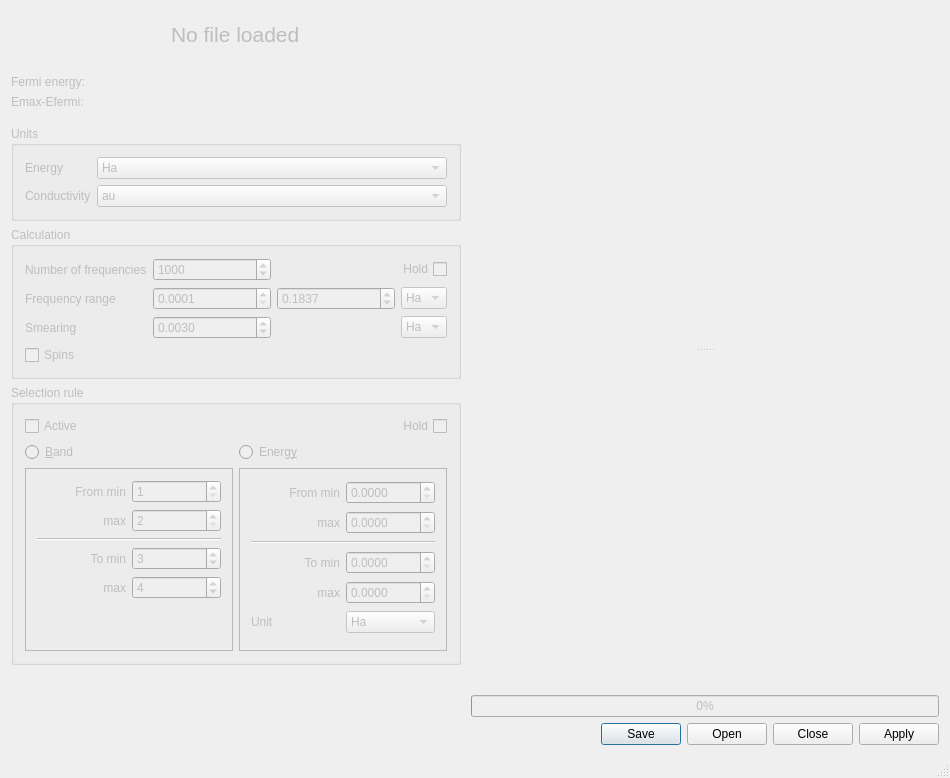
<?xml version="1.0" encoding="UTF-8"?>
<ui version="4.0">
 <class>QConducti</class>
 <widget class="QMainWindow" name="QConducti">
  <property name="geometry">
   <rect>
    <x>0</x>
    <y>0</y>
    <width>950</width>
    <height>778</height>
   </rect>
  </property>
  <property name="acceptDrops">
   <bool>true</bool>
  </property>
  <property name="windowTitle">
   <string>qConducti</string>
  </property>
  <property name="windowIcon">
   <iconset resource="translations.qrc">
    <normaloff>:/translations/logo.svg</normaloff>:/translations/logo.svg</iconset>
  </property>
  <widget class="QWidget" name="centralWidget">
   <layout class="QHBoxLayout" name="horizontalLayout">
    <item>
     <widget class="QWidget" name="leftFrame" native="true">
      <property name="enabled">
       <bool>false</bool>
      </property>
      <property name="sizePolicy">
       <sizepolicy hsizetype="Preferred" vsizetype="Preferred">
        <horstretch>0</horstretch>
        <verstretch>0</verstretch>
       </sizepolicy>
      </property>
      <property name="minimumSize">
       <size>
        <width>450</width>
        <height>0</height>
       </size>
      </property>
      <property name="maximumSize">
       <size>
        <width>450</width>
        <height>16777215</height>
       </size>
      </property>
      <layout class="QVBoxLayout" name="verticalLayout_2">
       <property name="leftMargin">
        <number>0</number>
       </property>
       <property name="topMargin">
        <number>0</number>
       </property>
       <property name="rightMargin">
        <number>0</number>
       </property>
       <property name="bottomMargin">
        <number>0</number>
       </property>
       <item>
        <widget class="QWidget" name="widget_3" native="true">
         <property name="sizePolicy">
          <sizepolicy hsizetype="Preferred" vsizetype="Fixed">
           <horstretch>0</horstretch>
           <verstretch>0</verstretch>
          </sizepolicy>
         </property>
         <layout class="QHBoxLayout" name="horizontalLayout_2">
          <item>
           <widget class="QLabel" name="filename">
            <property name="sizePolicy">
             <sizepolicy hsizetype="Fixed" vsizetype="Fixed">
              <horstretch>0</horstretch>
              <verstretch>0</verstretch>
             </sizepolicy>
            </property>
            <property name="font">
             <font>
              <pointsize>16</pointsize>
             </font>
            </property>
            <property name="text">
             <string>No file loaded</string>
            </property>
           </widget>
          </item>
         </layout>
        </widget>
       </item>
       <item>
        <widget class="QWidget" name="widget_2" native="true">
         <property name="sizePolicy">
          <sizepolicy hsizetype="Preferred" vsizetype="Fixed">
           <horstretch>0</horstretch>
           <verstretch>0</verstretch>
          </sizepolicy>
         </property>
         <layout class="QGridLayout" name="gridLayout_3">
          <property name="leftMargin">
           <number>0</number>
          </property>
          <property name="rightMargin">
           <number>0</number>
          </property>
          <item row="1" column="1">
           <widget class="QLabel" name="fermi">
            <property name="sizePolicy">
             <sizepolicy hsizetype="Expanding" vsizetype="Preferred">
              <horstretch>0</horstretch>
              <verstretch>0</verstretch>
             </sizepolicy>
            </property>
            <property name="text">
             <string/>
            </property>
           </widget>
          </item>
          <item row="1" column="0">
           <widget class="QLabel" name="fermiLabel">
            <property name="sizePolicy">
             <sizepolicy hsizetype="Minimum" vsizetype="Preferred">
              <horstretch>0</horstretch>
              <verstretch>0</verstretch>
             </sizepolicy>
            </property>
            <property name="frameShadow">
             <enum>QFrame::Plain</enum>
            </property>
            <property name="text">
             <string>Fermi energy:</string>
            </property>
           </widget>
          </item>
          <item row="2" column="0">
           <widget class="QLabel" name="omegaMaxLabel">
            <property name="sizePolicy">
             <sizepolicy hsizetype="Minimum" vsizetype="Preferred">
              <horstretch>0</horstretch>
              <verstretch>0</verstretch>
             </sizepolicy>
            </property>
            <property name="text">
             <string>Emax-Efermi:</string>
            </property>
           </widget>
          </item>
          <item row="2" column="1">
           <widget class="QLabel" name="omegaMax">
            <property name="sizePolicy">
             <sizepolicy hsizetype="Expanding" vsizetype="Preferred">
              <horstretch>0</horstretch>
              <verstretch>0</verstretch>
             </sizepolicy>
            </property>
            <property name="text">
             <string/>
            </property>
           </widget>
          </item>
         </layout>
        </widget>
       </item>
       <item>
        <widget class="QGroupBox" name="units">
         <property name="title">
          <string>Units</string>
         </property>
         <layout class="QFormLayout" name="formLayout">
          <item row="0" column="0">
           <widget class="QLabel" name="energyLabel">
            <property name="text">
             <string>Energy</string>
            </property>
           </widget>
          </item>
          <item row="1" column="0">
           <widget class="QLabel" name="conductiLabel">
            <property name="text">
             <string>Conductivity</string>
            </property>
           </widget>
          </item>
          <item row="0" column="1">
           <widget class="QComboBox" name="energyCombo">
            <item>
             <property name="text">
              <string>Ha</string>
             </property>
            </item>
            <item>
             <property name="text">
              <string>eV</string>
             </property>
            </item>
           </widget>
          </item>
          <item row="1" column="1">
           <widget class="QComboBox" name="conductiCombo">
            <item>
             <property name="text">
              <string>au</string>
             </property>
            </item>
            <item>
             <property name="text">
              <string>Ohm-1.cm-1</string>
             </property>
            </item>
           </widget>
          </item>
         </layout>
        </widget>
       </item>
       <item>
        <widget class="QGroupBox" name="calculation">
         <property name="sizePolicy">
          <sizepolicy hsizetype="Preferred" vsizetype="Preferred">
           <horstretch>0</horstretch>
           <verstretch>0</verstretch>
          </sizepolicy>
         </property>
         <property name="title">
          <string>Calculation</string>
         </property>
         <layout class="QGridLayout" name="gridLayout">
          <item row="1" column="1">
           <widget class="QDoubleSpinBox" name="omin">
            <property name="sizePolicy">
             <sizepolicy hsizetype="Preferred" vsizetype="Fixed">
              <horstretch>0</horstretch>
              <verstretch>0</verstretch>
             </sizepolicy>
            </property>
            <property name="decimals">
             <number>4</number>
            </property>
            <property name="minimum">
             <double>0.000100000000000</double>
            </property>
            <property name="maximum">
             <double>1836.000000000000000</double>
            </property>
            <property name="singleStep">
             <double>0.010000000000000</double>
            </property>
            <property name="value">
             <double>0.000100000000000</double>
            </property>
           </widget>
          </item>
          <item row="0" column="0">
           <widget class="QLabel" name="nomegaLabel">
            <property name="text">
             <string>Number of frequencies</string>
            </property>
           </widget>
          </item>
          <item row="1" column="2">
           <widget class="QDoubleSpinBox" name="omax">
            <property name="sizePolicy">
             <sizepolicy hsizetype="Preferred" vsizetype="Fixed">
              <horstretch>0</horstretch>
              <verstretch>0</verstretch>
             </sizepolicy>
            </property>
            <property name="decimals">
             <number>4</number>
            </property>
            <property name="minimum">
             <double>0.001000000000000</double>
            </property>
            <property name="maximum">
             <double>10.000000000000000</double>
            </property>
            <property name="singleStep">
             <double>0.100000000000000</double>
            </property>
            <property name="value">
             <double>0.183700000000000</double>
            </property>
           </widget>
          </item>
          <item row="2" column="0">
           <widget class="QLabel" name="smearinLabel">
            <property name="text">
             <string>Smearing</string>
            </property>
           </widget>
          </item>
          <item row="1" column="0">
           <widget class="QLabel" name="rangeLabel">
            <property name="text">
             <string>Frequency range</string>
            </property>
           </widget>
          </item>
          <item row="1" column="3">
           <widget class="QComboBox" name="rangeUnit">
            <property name="sizePolicy">
             <sizepolicy hsizetype="Fixed" vsizetype="Fixed">
              <horstretch>0</horstretch>
              <verstretch>0</verstretch>
             </sizepolicy>
            </property>
            <item>
             <property name="text">
              <string>Ha</string>
             </property>
            </item>
            <item>
             <property name="text">
              <string>eV</string>
             </property>
            </item>
           </widget>
          </item>
          <item row="2" column="1">
           <widget class="QDoubleSpinBox" name="smearing">
            <property name="sizePolicy">
             <sizepolicy hsizetype="Preferred" vsizetype="Fixed">
              <horstretch>0</horstretch>
              <verstretch>0</verstretch>
             </sizepolicy>
            </property>
            <property name="decimals">
             <number>4</number>
            </property>
            <property name="minimum">
             <double>0.000100000000000</double>
            </property>
            <property name="maximum">
             <double>1.000000000000000</double>
            </property>
            <property name="singleStep">
             <double>0.001000000000000</double>
            </property>
            <property name="value">
             <double>0.003000000000000</double>
            </property>
           </widget>
          </item>
          <item row="2" column="3">
           <widget class="QComboBox" name="smearingUnit">
            <property name="sizePolicy">
             <sizepolicy hsizetype="Fixed" vsizetype="Fixed">
              <horstretch>0</horstretch>
              <verstretch>0</verstretch>
             </sizepolicy>
            </property>
            <item>
             <property name="text">
              <string>Ha</string>
             </property>
            </item>
            <item>
             <property name="text">
              <string>eV</string>
             </property>
            </item>
           </widget>
          </item>
          <item row="0" column="1">
           <widget class="QDoubleSpinBox" name="nomega">
            <property name="sizePolicy">
             <sizepolicy hsizetype="Preferred" vsizetype="Fixed">
              <horstretch>0</horstretch>
              <verstretch>0</verstretch>
             </sizepolicy>
            </property>
            <property name="decimals">
             <number>0</number>
            </property>
            <property name="maximum">
             <double>5000.000000000000000</double>
            </property>
            <property name="value">
             <double>1000.000000000000000</double>
            </property>
           </widget>
          </item>
          <item row="0" column="2" colspan="2">
           <widget class="QCheckBox" name="holdSigma">
            <property name="layoutDirection">
             <enum>Qt::RightToLeft</enum>
            </property>
            <property name="text">
             <string>Hold</string>
            </property>
           </widget>
          </item>
          <item row="3" column="0">
           <widget class="QCheckBox" name="spinBox">
            <property name="enabled">
             <bool>false</bool>
            </property>
            <property name="text">
             <string>Spins</string>
            </property>
           </widget>
          </item>
         </layout>
        </widget>
       </item>
       <item>
        <widget class="QGroupBox" name="selection">
         <property name="title">
          <string>Selection rule</string>
         </property>
         <layout class="QGridLayout" name="gridLayout_2">
          <item row="2" column="1">
           <widget class="QFrame" name="energy">
            <property name="frameShape">
             <enum>QFrame::StyledPanel</enum>
            </property>
            <property name="frameShadow">
             <enum>QFrame::Raised</enum>
            </property>
            <layout class="QGridLayout" name="gridLayout_4">
             <item row="0" column="0">
              <widget class="QLabel" name="efminLabel">
               <property name="text">
                <string>From min</string>
               </property>
               <property name="alignment">
                <set>Qt::AlignRight|Qt::AlignTrailing|Qt::AlignVCenter</set>
               </property>
              </widget>
             </item>
             <item row="0" column="1">
              <widget class="QDoubleSpinBox" name="efmin">
               <property name="sizePolicy">
                <sizepolicy hsizetype="Preferred" vsizetype="Fixed">
                 <horstretch>0</horstretch>
                 <verstretch>0</verstretch>
                </sizepolicy>
               </property>
               <property name="decimals">
                <number>4</number>
               </property>
               <property name="singleStep">
                <double>0.001000000000000</double>
               </property>
              </widget>
             </item>
             <item row="1" column="0">
              <widget class="QLabel" name="efmaxLabel">
               <property name="sizePolicy">
                <sizepolicy hsizetype="Preferred" vsizetype="Preferred">
                 <horstretch>0</horstretch>
                 <verstretch>0</verstretch>
                </sizepolicy>
               </property>
               <property name="text">
                <string>max</string>
               </property>
               <property name="alignment">
                <set>Qt::AlignRight|Qt::AlignTrailing|Qt::AlignVCenter</set>
               </property>
              </widget>
             </item>
             <item row="1" column="1">
              <widget class="QDoubleSpinBox" name="efmax">
               <property name="sizePolicy">
                <sizepolicy hsizetype="Preferred" vsizetype="Fixed">
                 <horstretch>0</horstretch>
                 <verstretch>0</verstretch>
                </sizepolicy>
               </property>
               <property name="decimals">
                <number>4</number>
               </property>
               <property name="singleStep">
                <double>0.001000000000000</double>
               </property>
              </widget>
             </item>
             <item row="2" column="0" colspan="2">
              <widget class="Line" name="line">
               <property name="orientation">
                <enum>Qt::Horizontal</enum>
               </property>
              </widget>
             </item>
             <item row="3" column="0">
              <widget class="QLabel" name="etminLabel">
               <property name="text">
                <string>To min</string>
               </property>
               <property name="alignment">
                <set>Qt::AlignRight|Qt::AlignTrailing|Qt::AlignVCenter</set>
               </property>
              </widget>
             </item>
             <item row="3" column="1">
              <widget class="QDoubleSpinBox" name="etmin">
               <property name="sizePolicy">
                <sizepolicy hsizetype="Preferred" vsizetype="Fixed">
                 <horstretch>0</horstretch>
                 <verstretch>0</verstretch>
                </sizepolicy>
               </property>
               <property name="decimals">
                <number>4</number>
               </property>
               <property name="singleStep">
                <double>0.001000000000000</double>
               </property>
              </widget>
             </item>
             <item row="4" column="0">
              <widget class="QLabel" name="etmaxLabel">
               <property name="text">
                <string>max</string>
               </property>
               <property name="alignment">
                <set>Qt::AlignRight|Qt::AlignTrailing|Qt::AlignVCenter</set>
               </property>
              </widget>
             </item>
             <item row="4" column="1">
              <widget class="QDoubleSpinBox" name="etmax">
               <property name="sizePolicy">
                <sizepolicy hsizetype="Preferred" vsizetype="Fixed">
                 <horstretch>0</horstretch>
                 <verstretch>0</verstretch>
                </sizepolicy>
               </property>
               <property name="decimals">
                <number>4</number>
               </property>
               <property name="singleStep">
                <double>0.001000000000000</double>
               </property>
              </widget>
             </item>
             <item row="5" column="0">
              <widget class="QLabel" name="unitLabel">
               <property name="text">
                <string>Unit</string>
               </property>
              </widget>
             </item>
             <item row="5" column="1">
              <widget class="QComboBox" name="unit">
               <property name="sizePolicy">
                <sizepolicy hsizetype="Preferred" vsizetype="Fixed">
                 <horstretch>0</horstretch>
                 <verstretch>0</verstretch>
                </sizepolicy>
               </property>
               <item>
                <property name="text">
                 <string>Ha</string>
                </property>
               </item>
               <item>
                <property name="text">
                 <string>eV</string>
                </property>
               </item>
              </widget>
             </item>
            </layout>
           </widget>
          </item>
          <item row="1" column="0">
           <widget class="QRadioButton" name="bandButton">
            <property name="text">
             <string>&amp;Band</string>
            </property>
           </widget>
          </item>
          <item row="1" column="1">
           <widget class="QRadioButton" name="energyButton">
            <property name="text">
             <string>Energ&amp;y</string>
            </property>
           </widget>
          </item>
          <item row="0" column="0">
           <widget class="QCheckBox" name="selectionBox">
            <property name="text">
             <string>Active</string>
            </property>
           </widget>
          </item>
          <item row="0" column="1">
           <widget class="QCheckBox" name="holdSelection">
            <property name="enabled">
             <bool>false</bool>
            </property>
            <property name="layoutDirection">
             <enum>Qt::RightToLeft</enum>
            </property>
            <property name="text">
             <string>Hold</string>
            </property>
           </widget>
          </item>
          <item row="2" column="0">
           <widget class="QFrame" name="band">
            <property name="frameShape">
             <enum>QFrame::StyledPanel</enum>
            </property>
            <property name="frameShadow">
             <enum>QFrame::Raised</enum>
            </property>
            <layout class="QGridLayout" name="gridLayout_5">
             <item row="4" column="1">
              <widget class="QSpinBox" name="btmax">
               <property name="minimum">
                <number>2</number>
               </property>
               <property name="value">
                <number>4</number>
               </property>
              </widget>
             </item>
             <item row="3" column="0">
              <widget class="QLabel" name="btminLabel">
               <property name="text">
                <string>To min</string>
               </property>
               <property name="alignment">
                <set>Qt::AlignRight|Qt::AlignTrailing|Qt::AlignVCenter</set>
               </property>
              </widget>
             </item>
             <item row="4" column="0">
              <widget class="QLabel" name="btmaxLabel">
               <property name="text">
                <string>max</string>
               </property>
               <property name="alignment">
                <set>Qt::AlignRight|Qt::AlignTrailing|Qt::AlignVCenter</set>
               </property>
              </widget>
             </item>
             <item row="1" column="1">
              <widget class="QSpinBox" name="bfmax">
               <property name="minimum">
                <number>2</number>
               </property>
               <property name="value">
                <number>2</number>
               </property>
              </widget>
             </item>
             <item row="1" column="0">
              <widget class="QLabel" name="bfmaxLabel">
               <property name="text">
                <string>max</string>
               </property>
               <property name="alignment">
                <set>Qt::AlignRight|Qt::AlignTrailing|Qt::AlignVCenter</set>
               </property>
              </widget>
             </item>
             <item row="0" column="1">
              <widget class="QSpinBox" name="bfmin">
               <property name="minimum">
                <number>1</number>
               </property>
              </widget>
             </item>
             <item row="3" column="1">
              <widget class="QSpinBox" name="btmin">
               <property name="minimum">
                <number>1</number>
               </property>
               <property name="value">
                <number>3</number>
               </property>
              </widget>
             </item>
             <item row="2" column="0" colspan="2">
              <widget class="Line" name="line_2">
               <property name="orientation">
                <enum>Qt::Horizontal</enum>
               </property>
              </widget>
             </item>
             <item row="0" column="0">
              <widget class="QLabel" name="bfminLabel">
               <property name="text">
                <string>From min</string>
               </property>
               <property name="alignment">
                <set>Qt::AlignRight|Qt::AlignTrailing|Qt::AlignVCenter</set>
               </property>
              </widget>
             </item>
             <item row="5" column="1">
              <spacer name="verticalSpacer_2">
               <property name="orientation">
                <enum>Qt::Vertical</enum>
               </property>
               <property name="sizeHint" stdset="0">
                <size>
                 <width>20</width>
                 <height>40</height>
                </size>
               </property>
              </spacer>
             </item>
            </layout>
           </widget>
          </item>
         </layout>
        </widget>
       </item>
       <item>
        <spacer name="verticalSpacer">
         <property name="orientation">
          <enum>Qt::Vertical</enum>
         </property>
         <property name="sizeHint" stdset="0">
          <size>
           <width>20</width>
           <height>40</height>
          </size>
         </property>
        </spacer>
       </item>
      </layout>
     </widget>
    </item>
    <item>
     <widget class="QWidget" name="rightFrame" native="true">
      <property name="sizePolicy">
       <sizepolicy hsizetype="Expanding" vsizetype="Preferred">
        <horstretch>0</horstretch>
        <verstretch>0</verstretch>
       </sizepolicy>
      </property>
      <property name="minimumSize">
       <size>
        <width>450</width>
        <height>0</height>
       </size>
      </property>
      <layout class="QVBoxLayout" name="verticalLayout">
       <property name="leftMargin">
        <number>4</number>
       </property>
       <property name="topMargin">
        <number>0</number>
       </property>
       <property name="rightMargin">
        <number>0</number>
       </property>
       <property name="bottomMargin">
        <number>0</number>
       </property>
       <item>
        <widget class="QFrame" name="plotFrames">
         <property name="frameShape">
          <enum>QFrame::NoFrame</enum>
         </property>
         <layout class="QVBoxLayout" name="verticalLayout_3">
          <property name="leftMargin">
           <number>0</number>
          </property>
          <property name="topMargin">
           <number>0</number>
          </property>
          <property name="rightMargin">
           <number>0</number>
          </property>
          <property name="bottomMargin">
           <number>0</number>
          </property>
          <item>
           <widget class="QSplitter" name="splitter">
            <property name="orientation">
             <enum>Qt::Vertical</enum>
            </property>
            <widget class="QPlot" name="sigma" native="true"/>
            <widget class="QPlot" name="histogram" native="true"/>
           </widget>
          </item>
         </layout>
        </widget>
       </item>
       <item>
        <widget class="QProgressBar" name="progressBar">
         <property name="enabled">
          <bool>false</bool>
         </property>
         <property name="value">
          <number>0</number>
         </property>
        </widget>
       </item>
       <item>
        <widget class="QDialogButtonBox" name="buttonBox">
         <property name="standardButtons">
          <set>QDialogButtonBox::Apply|QDialogButtonBox::Close|QDialogButtonBox::Open|QDialogButtonBox::Save</set>
         </property>
         <property name="centerButtons">
          <bool>false</bool>
         </property>
        </widget>
       </item>
      </layout>
     </widget>
    </item>
   </layout>
  </widget>
  <widget class="QStatusBar" name="statusBar"/>
 </widget>
 <layoutdefault spacing="6" margin="11"/>
 <customwidgets>
  <customwidget>
   <class>QPlot</class>
   <extends>QWidget</extends>
   <header>tools/qplot.h</header>
   <container>1</container>
  </customwidget>
 </customwidgets>
 <resources>
  <include location="translations.qrc"/>
 </resources>
 <connections/>
</ui>
